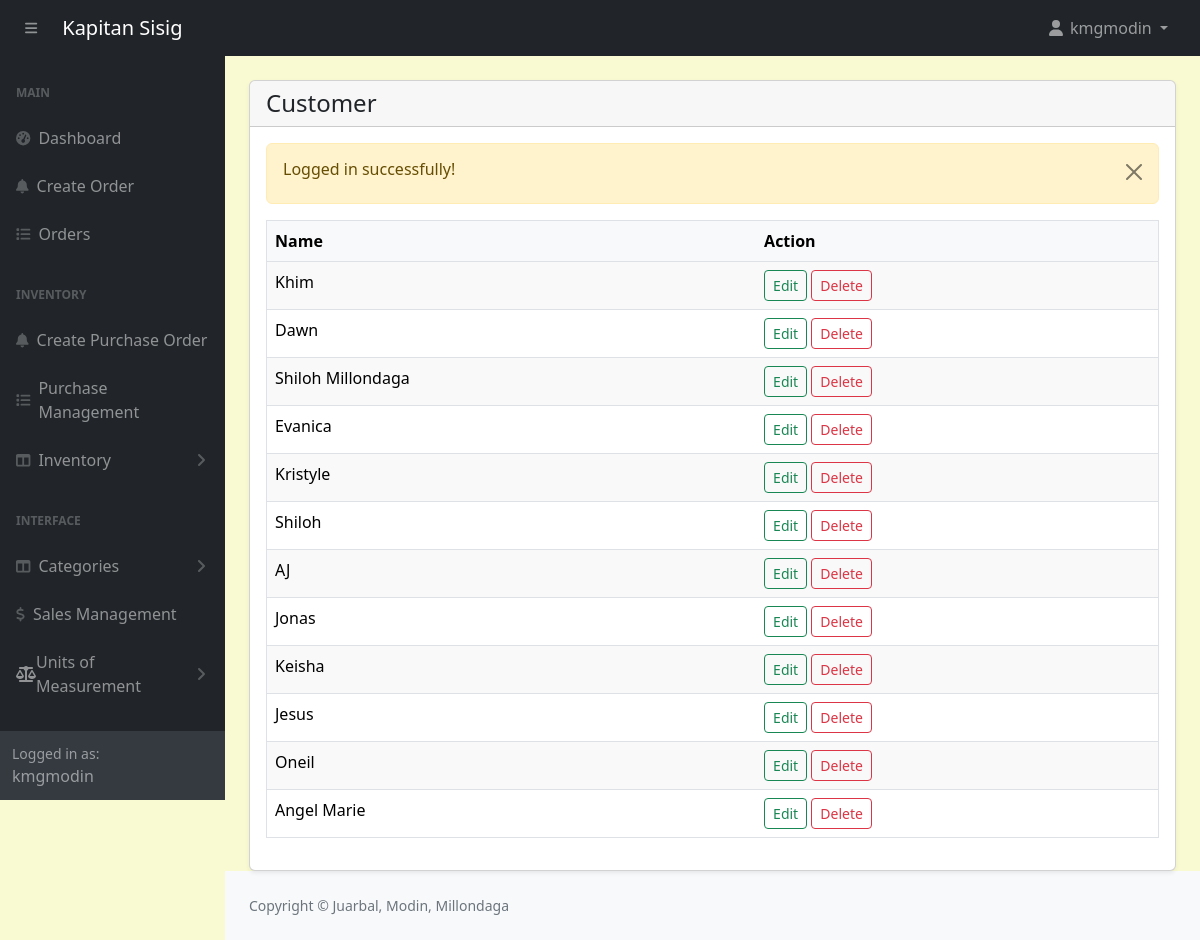
The page /admin/customers.php (signed in) on the database its author committed.
### tables this page shows
CREATE TABLE `customers` (
  `id` int(11) NOT NULL,
  `name` varchar(566) NOT NULL
);

### admin/customers.php (the view, shortened to what this page needs)
<?php include('includes/header.php'); ?>
<div class="container-fluid px-4">
    <div class="card mt-4 shadow-sm">
        <div class="card-header">
            <h4 class="mb-0">Customer
            </h4>
        </div>
        <div class="card-body">
        <?php
            $customers = getAll('customers');
            if(mysqli_num_rows($customers)>0) {
        ?>
            <div class="table-responsive">
                <table class="table" style="width: 100%; margin-bottom: 1rem; color: #000; border: 1px solid #dee2e6;">
                    <thead>
                        <tr style="background-color: #f8f9fa; color: #000;">
                            <th>Name</th>
                            <th>Action</th>
                        </tr>
                    </thead>
                    <tbody>
                        <?php
                        $i = 0;
                        foreach($customers as $item) :
                        $i++;
                        ?>
                        <tr style="background-color: <?= $i % 2 == 0 ? '#fff' : '#f9f9f9'; ?>; border: 1px solid #dee2e6;">
                            <td><?= $item['name'] ?></td>
                            <td>
                                <a href="customer-edit.php?id=<?= $item['id'];?>" class="btn btn-outline-success btn-sm" style="margin: 0; padding: 0.25rem 0.5rem;">Edit</a>
                                <a href="customer-delete.php?id=<?= $item['id'];?>" class="btn btn-outline-danger btn-sm" style="margin: 0; padding: 0.25rem 0.5rem;">Delete</a>
                            </td>
                        </tr>
                        <?php endforeach; ?>
                    </tbody>
                </table>
            </div>
            <?php
                } else {
                    ?>
                        <h4 class="mb-0">No record found.</h4>
                    <?php
                }
                ?>
        </div>
    </div>
</div>
<?php include('includes/footer.php'); ?>

### admin/assets/css/custom.css (style rules this page uses)
body { margin: 0; font-family: system-ui, -apple-system, "Segoe UI", Roboto, "Helvetica Neue", "Noto Sans", "Liberation Sans", Arial, sans-serif; font-size: 1rem; font-weight: 400; line-height: 1.5; color: #212529; text-align: left; background-color: #FAFAD2; -webkit-text-size-adjust: 100%; -webkit-tap-highlight-color: rgba(0, 0, 0, 0); }

### rows shown on the page
customers: name "Khim"
customers: name "Dawn"
customers: name "Shiloh Millondaga"
customers: name "Evanica"
customers: name "Kristyle"
customers: name "Shiloh"
customers: name "AJ"
customers: name "Jonas"
customers: name "Keisha"
customers: name "Jesus"
customers: name "Oneil"
customers: name "Angel Marie"

### other values the page prints
$_SESSION['loggedInUser']['username'] "kmgmodin"
$_SESSION['message'] "Logged in successfully!"
